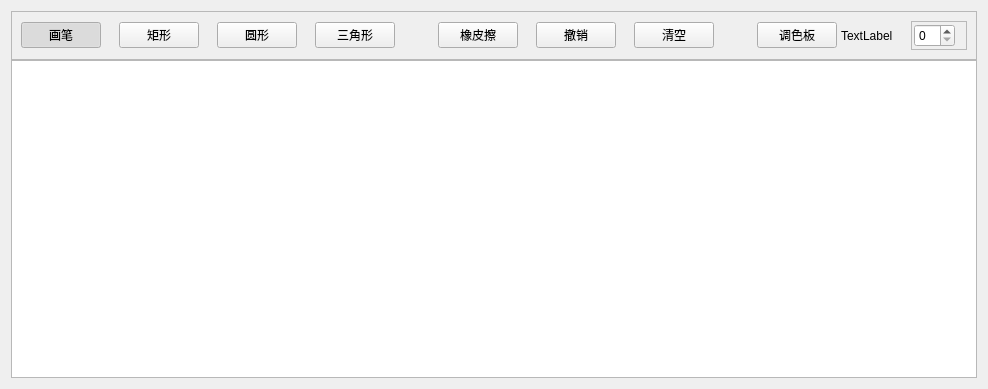
<?xml version="1.0" encoding="UTF-8"?>
<ui version="4.0">
 <class>WhiteBoardDlg</class>
 <widget class="QWidget" name="WhiteBoardDlg">
  <property name="geometry">
   <rect>
    <x>0</x>
    <y>0</y>
    <width>964</width>
    <height>389</height>
   </rect>
  </property>
  <property name="windowTitle">
   <string>Form</string>
  </property>
  <layout class="QVBoxLayout" name="verticalLayout">
   <property name="spacing">
    <number>0</number>
   </property>
   <item>
    <layout class="QHBoxLayout" name="horizontalLayout_4">
     <property name="spacing">
      <number>27</number>
     </property>
     <item>
      <widget class="QFrame" name="frame_control">
       <property name="frameShape">
        <enum>QFrame::StyledPanel</enum>
       </property>
       <property name="frameShadow">
        <enum>QFrame::Raised</enum>
       </property>
       <layout class="QHBoxLayout" name="horizontalLayout_3">
        <property name="spacing">
         <number>18</number>
        </property>
        <item>
         <widget class="QPushButton" name="btn_pen">
          <property name="text">
           <string>画笔</string>
          </property>
          <property name="checkable">
           <bool>true</bool>
          </property>
          <property name="checked">
           <bool>true</bool>
          </property>
          <attribute name="buttonGroup">
           <string notr="true">buttonGroup</string>
          </attribute>
         </widget>
        </item>
        <item>
         <widget class="QPushButton" name="btn_rect">
          <property name="text">
           <string>矩形</string>
          </property>
          <property name="checkable">
           <bool>true</bool>
          </property>
          <attribute name="buttonGroup">
           <string notr="true">buttonGroup</string>
          </attribute>
         </widget>
        </item>
        <item>
         <widget class="QPushButton" name="btn_ell">
          <property name="text">
           <string>圆形</string>
          </property>
          <property name="checkable">
           <bool>true</bool>
          </property>
          <attribute name="buttonGroup">
           <string notr="true">buttonGroup</string>
          </attribute>
         </widget>
        </item>
        <item>
         <widget class="QPushButton" name="btn_triangle">
          <property name="text">
           <string>三角形</string>
          </property>
          <property name="checkable">
           <bool>true</bool>
          </property>
          <attribute name="buttonGroup">
           <string notr="true">buttonGroup</string>
          </attribute>
         </widget>
        </item>
        <item>
         <widget class="QLabel" name="label_line_2">
          <property name="text">
           <string/>
          </property>
         </widget>
        </item>
        <item>
         <widget class="QPushButton" name="btn_eraser">
          <property name="text">
           <string>橡皮擦</string>
          </property>
          <property name="checkable">
           <bool>true</bool>
          </property>
          <attribute name="buttonGroup">
           <string notr="true">buttonGroup</string>
          </attribute>
         </widget>
        </item>
        <item>
         <widget class="QPushButton" name="btn_undo">
          <property name="text">
           <string>撤销</string>
          </property>
         </widget>
        </item>
        <item>
         <widget class="QPushButton" name="btn_delete">
          <property name="text">
           <string>清空</string>
          </property>
         </widget>
        </item>
        <item>
         <widget class="QLabel" name="label_line">
          <property name="text">
           <string/>
          </property>
         </widget>
        </item>
        <item>
         <layout class="QHBoxLayout" name="horizontalLayout_5">
          <property name="spacing">
           <number>4</number>
          </property>
          <item>
           <widget class="QPushButton" name="btn_palette">
            <property name="text">
             <string>调色板</string>
            </property>
           </widget>
          </item>
          <item>
           <widget class="QLabel" name="label_color">
            <property name="text">
             <string>TextLabel</string>
            </property>
           </widget>
          </item>
         </layout>
        </item>
        <item>
         <widget class="QFrame" name="frame_progress">
          <property name="frameShape">
           <enum>QFrame::StyledPanel</enum>
          </property>
          <property name="frameShadow">
           <enum>QFrame::Raised</enum>
          </property>
          <layout class="QHBoxLayout" name="horizontalLayout_2">
           <property name="spacing">
            <number>3</number>
           </property>
           <property name="leftMargin">
            <number>2</number>
           </property>
           <property name="topMargin">
            <number>2</number>
           </property>
           <property name="rightMargin">
            <number>8</number>
           </property>
           <property name="bottomMargin">
            <number>2</number>
           </property>
           <item>
            <widget class="QSpinBox" name="spin_pen_width"/>
           </item>
           <item>
            <widget class="ProgressBar" name="slider_pen_width" native="true"/>
           </item>
          </layout>
         </widget>
        </item>
       </layout>
      </widget>
     </item>
    </layout>
   </item>
   <item>
    <widget class="QGraphicsView" name="graphicsView"/>
   </item>
  </layout>
 </widget>
 <customwidgets>
  <customwidget>
   <class>ProgressBar</class>
   <extends>QWidget</extends>
   <header>volprogressbar/progressbar.h</header>
   <container>1</container>
  </customwidget>
 </customwidgets>
 <resources/>
 <connections/>
 <buttongroups>
  <buttongroup name="buttonGroup"/>
 </buttongroups>
</ui>
